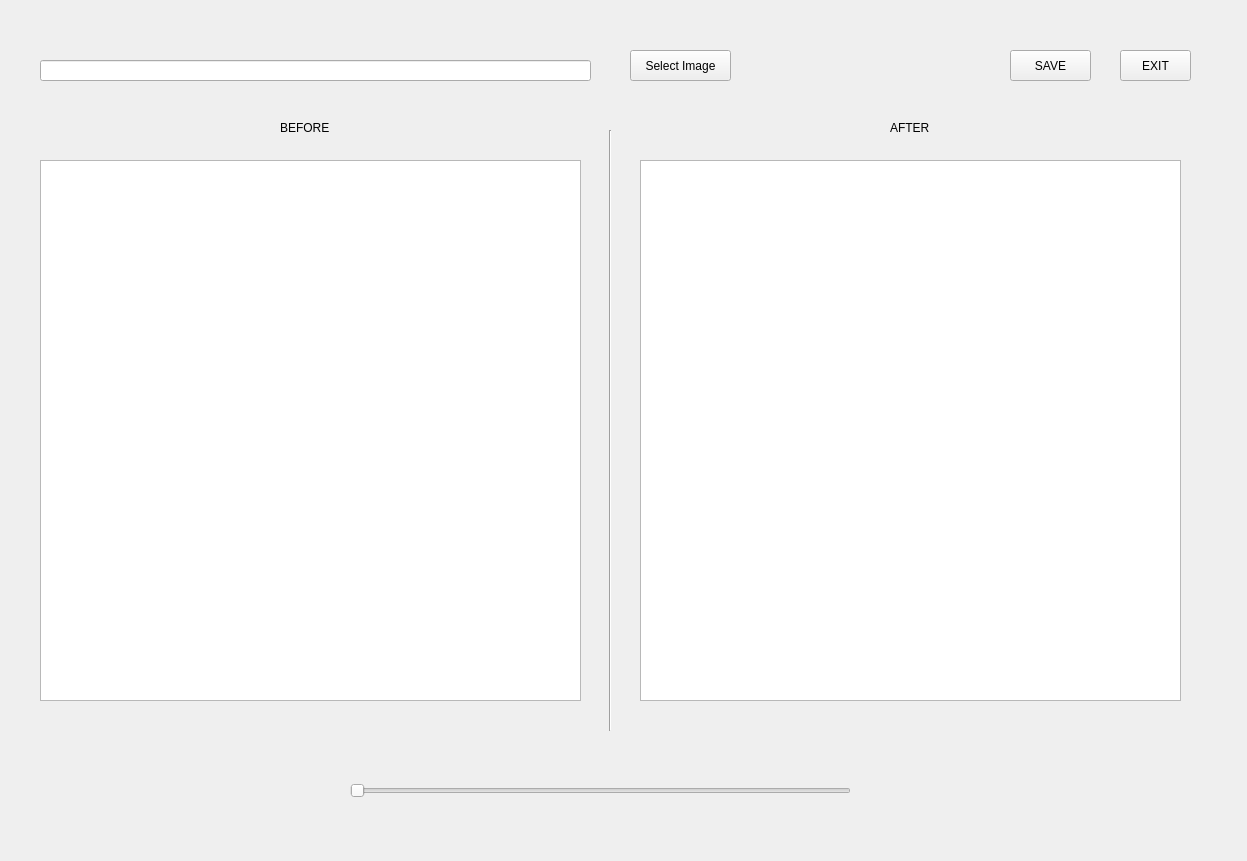
<?xml version="1.0" encoding="UTF-8"?>
<ui version="4.0">
 <class>Form2</class>
 <widget class="QWidget" name="Form2">
  <property name="geometry">
   <rect>
    <x>0</x>
    <y>0</y>
    <width>1247</width>
    <height>861</height>
   </rect>
  </property>
  <property name="windowTitle">
   <string>Form</string>
  </property>
  <widget class="QSlider" name="horizontalSlider">
   <property name="geometry">
    <rect>
     <x>350</x>
     <y>770</y>
     <width>501</width>
     <height>41</height>
    </rect>
   </property>
   <property name="orientation">
    <enum>Qt::Horizontal</enum>
   </property>
  </widget>
  <widget class="QLineEdit" name="lineEdit">
   <property name="geometry">
    <rect>
     <x>40</x>
     <y>60</y>
     <width>551</width>
     <height>21</height>
    </rect>
   </property>
  </widget>
  <widget class="QPushButton" name="pushButton_3">
   <property name="geometry">
    <rect>
     <x>1010</x>
     <y>50</y>
     <width>81</width>
     <height>31</height>
    </rect>
   </property>
   <property name="text">
    <string>SAVE</string>
   </property>
  </widget>
  <widget class="QPushButton" name="pushButton_2">
   <property name="geometry">
    <rect>
     <x>1120</x>
     <y>50</y>
     <width>71</width>
     <height>31</height>
    </rect>
   </property>
   <property name="text">
    <string>EXIT</string>
   </property>
  </widget>
  <widget class="QPushButton" name="pushButton">
   <property name="geometry">
    <rect>
     <x>630</x>
     <y>50</y>
     <width>101</width>
     <height>31</height>
    </rect>
   </property>
   <property name="text">
    <string>Select Image</string>
   </property>
  </widget>
  <widget class="QLabel" name="label">
   <property name="geometry">
    <rect>
     <x>280</x>
     <y>120</y>
     <width>64</width>
     <height>15</height>
    </rect>
   </property>
   <property name="text">
    <string>BEFORE</string>
   </property>
  </widget>
  <widget class="QLabel" name="label_2">
   <property name="geometry">
    <rect>
     <x>890</x>
     <y>120</y>
     <width>51</width>
     <height>16</height>
    </rect>
   </property>
   <property name="text">
    <string>AFTER</string>
   </property>
  </widget>
  <widget class="QLabel" name="label_3">
   <property name="geometry">
    <rect>
     <x>630</x>
     <y>160</y>
     <width>64</width>
     <height>15</height>
    </rect>
   </property>
   <property name="text">
    <string/>
   </property>
  </widget>
  <widget class="Line" name="line">
   <property name="geometry">
    <rect>
     <x>600</x>
     <y>130</y>
     <width>20</width>
     <height>601</height>
    </rect>
   </property>
   <property name="orientation">
    <enum>Qt::Vertical</enum>
   </property>
  </widget>
  <widget class="QGraphicsView" name="graphicsView">
   <property name="geometry">
    <rect>
     <x>40</x>
     <y>160</y>
     <width>541</width>
     <height>541</height>
    </rect>
   </property>
  </widget>
  <widget class="QGraphicsView" name="graphicsView_2">
   <property name="geometry">
    <rect>
     <x>640</x>
     <y>160</y>
     <width>541</width>
     <height>541</height>
    </rect>
   </property>
   <property name="styleSheet">
    <string notr="true"/>
   </property>
  </widget>
 </widget>
 <resources/>
 <connections>
  <connection>
   <sender>pushButton</sender>
   <signal>clicked()</signal>
   <receiver>Form2</receiver>
   <slot>Select_Image()</slot>
   <hints>
    <hint type="sourcelabel">
     <x>425</x>
     <y>70</y>
    </hint>
    <hint type="destinationlabel">
     <x>448</x>
     <y>99</y>
    </hint>
   </hints>
  </connection>
  <connection>
   <sender>pushButton_2</sender>
   <signal>clicked()</signal>
   <receiver>Form2</receiver>
   <slot>Exit()</slot>
   <hints>
    <hint type="sourcelabel">
     <x>818</x>
     <y>58</y>
    </hint>
    <hint type="destinationlabel">
     <x>846</x>
     <y>104</y>
    </hint>
   </hints>
  </connection>
  <connection>
   <sender>horizontalSlider</sender>
   <signal>valueChanged(int)</signal>
   <receiver>Form2</receiver>
   <slot>Slider(int)</slot>
   <hints>
    <hint type="sourcelabel">
     <x>800</x>
     <y>800</y>
    </hint>
    <hint type="destinationlabel">
     <x>914</x>
     <y>753</y>
    </hint>
   </hints>
  </connection>
  <connection>
   <sender>pushButton_3</sender>
   <signal>clicked()</signal>
   <receiver>Form2</receiver>
   <slot>Save()</slot>
   <hints>
    <hint type="sourcelabel">
     <x>1041</x>
     <y>73</y>
    </hint>
    <hint type="destinationlabel">
     <x>1074</x>
     <y>109</y>
    </hint>
   </hints>
  </connection>
 </connections>
 <slots>
  <slot>Select_Image()</slot>
  <slot>Exit()</slot>
  <slot>Slider(int)</slot>
  <slot>Save()</slot>
 </slots>
</ui>
